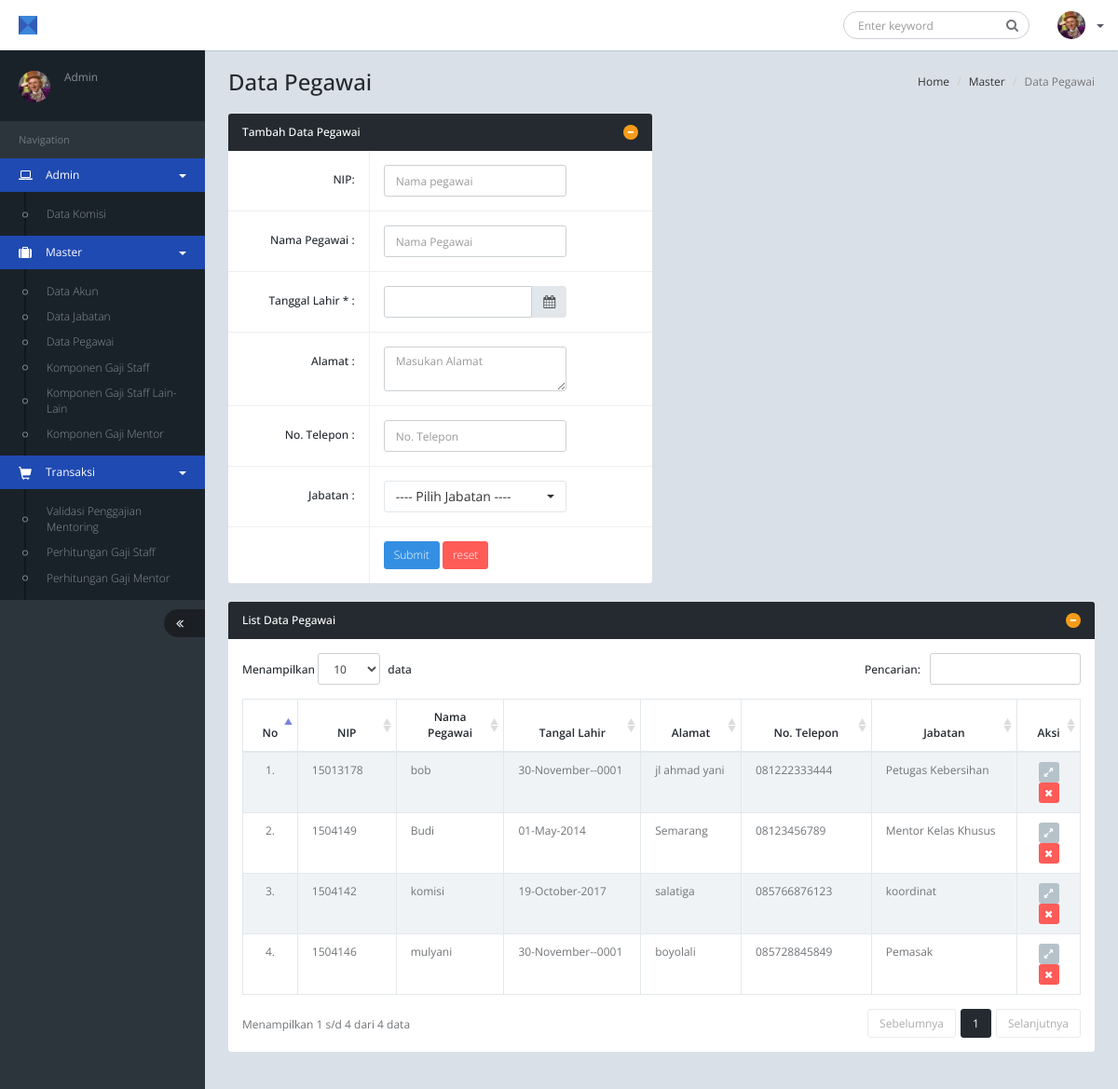
Screenshot of /index.php?p=data_pegawai (signed in) with the database file from the repository.
### tables this page shows
CREATE TABLE IF NOT EXISTS `t_pegawai` (
  `nip` int(30) NOT NULL AUTO_INCREMENT,
  `nama_pegawai` varchar(35) NOT NULL,
  `tgl_lhr` date NOT NULL,
  `tlp` varchar(12) NOT NULL,
  `alamat` varchar(50) NOT NULL,
  `id_jabatan` varchar(30) NOT NULL,
  PRIMARY KEY (`nip`),
  KEY `id_jabatan` (`id_jabatan`)
);

CREATE TABLE IF NOT EXISTS `tb_jabatan` (
  `kode` int(20) NOT NULL AUTO_INCREMENT,
  `nama_jabatan` varchar(100) NOT NULL,
  `kategori_jabatan` varchar(50) NOT NULL,
  PRIMARY KEY (`kode`),
  UNIQUE KEY `nama_jabatan` (`nama_jabatan`)
);

### view/content/data_pegawai.php (the view, shortened to what this page needs)
<?php
    if ($_SESSION['level']=='admin'){
 ?>
			<ol class="breadcrumb pull-right">
            <li><a href="<?php echo "http://" . $_SERVER['SERVER_NAME'] . substr($_SERVER['REQUEST_URI'],0,strlen($_SERVER['REQUEST_URI'])-14);?>">Home</a></li>
				<li><a href="<?php echo "http://" . $_SERVER['SERVER_NAME'] . $_SERVER['REQUEST_URI'];?>?p=data_pegawai">Master</a></li>
				<li class="active">Data Pegawai</li>
			</ol>
			<h1 class="page-header">Data Pegawai</h1>
			<div class="row">
			    <div class="col-md-6">
                    <div class="panel panel-inverse" data-sortable-id="form-validation-1">
                        <div class="panel-heading">
                            <div class="panel-heading-btn">
                                <a href="javascript:;" class="btn btn-xs btn-icon btn-circle btn-warning" data-click="panel-collapse"><i class="fa fa-minus"></i></a>
                            </div>
                            <h4 class="panel-title">Tambah Data Pegawai</h4>
                        </div>
                        <div class="panel-body panel-form">
                            <form class="form-horizontal form-bordered" data-parsley-validate="true" name="data_pengguna" action="model/input_pegawai.php" method="POST">
								<div class="form-group">
									<label class="control-label col-md-4 col-sm-4" >NIP:</label>
									<div class="col-md-6 col-sm-6">
										<input class="form-control" type="number" name="nip" placeholder="Nama pegawai" maxlength="15" data-parsley-required="true"  />
									</div>
								</div>
                                <div class="form-group">
                                   <label class="control-label col-md-4 col-sm-4">Nama Pegawai :</label>
                                    <div class="col-md-6 col-sm-6">
                                        <input class="form-control" type="text" name="nama_pegawai" placeholder="Nama Pegawai" data-parsley-required="true" />
                                    </div>
                                </div>
                                <div class="form-group">
                                    <label class="control-label col-md-4 col-sm-4">Tanggal Lahir * :</label>
                                    <div class="col-md-6 col-sm-6">
                                        <div class="input-group date" id="datepicker-default" data-date-format="dd-mm-yyyy">
                                            <input type="text" class="form-control" name="tgl_lhr" data-type="tgl_lhr" data-parsley-required="true"/>
                                            <span class="input-group-addon"><i class="fa fa-calendar"></i></span>
                                        </div>
                                    </div>
                                </div>
                                <div class="form-group">
                                    <label class="control-label col-md-4 col-sm-4">Alamat :</label>
                                    <div class="col-md-6 col-sm-6">
                                        <textarea class="form-control" type="text" placeholder="Masukan Alamat" name="alamat" data-parsley-required="true"></textarea>
                                    </div>
                                </div>
                                <div class="form-group">
                                    <label class="control-label col-md-4 col-sm-4">No. Telepon :</label>
                                    <div class="col-md-6 col-sm-6">
                                        <input class="form-control" type="text" maxlength="12" name="tlp" placeholder="No. Telepon" data-parsley-required="true" />
                                    </div>
                                </div>
                                <div class="form-group">
                                    <label class="control-label col-md-4 col-sm-4">Jabatan :</label>
                                    <div class="col-md-6 col-sm-6">
                                        <select name="id_jabatan" data-live-search="true" data-style="btn-white" class="form-control selectpicker" >
                                             <option value="1">---- Pilih Jabatan ----</option>
                                         </select>
                                    </div>
                                </div>
								<div class="form-group">
									<label class="control-label col-md-4 col-sm-4"></label>
									<div class="col-md-6 col-sm-6">
										<button type="submit" class="btn btn-primary btn-sm">Submit</button> <button type="reset" class="btn btn-danger btn-sm">reset</button>
									</div>
								</div>
                            </form>
                        </div>
                    </div>
                </div>
            </div>
            <div class="row">
			    <div class="col-md-12">
                    <div class="panel panel-inverse">
                        <div class="panel-heading">
                            <div class="panel-heading-btn">
                                <a href="javascript:;" class="btn btn-xs btn-icon btn-circle btn-warning" data-click="panel-collapse"><i class="fa fa-minus"></i></a>
                            </div>
                            <h4 class="panel-title">List Data Pegawai</h4>
                        </div>
                        <div class="panel-body">
                            <table id="data-table" class="table table-striped table-bordered">
                                <thead>
                                    <tr>
                                        <th style="text-align:center">No</th>
                                        <th style="text-align:center">NIP</th>
                                        <th style="text-align:center">Nama Pegawai</th>
                                        <th style="text-align:center">Tangal Lahir</th>
                                        <th style="text-align:center">Alamat</th>
                                        <th style="text-align:center">No. Telepon</th>
                                        <th style="text-align:center">Jabatan</th>
                                        <th style="text-align:center">Aksi</th>
                                    </tr>
                                </thead>
                                <tbody>
                                     <?php
                                        $i=0;
                                        $sql=mysql_query("SELECT * FROM `t_pegawai` INNER JOIN tb_jabatan ON t_pegawai.id_jabatan=tb_jabatan.kode ORDER BY nama_pegawai ASC");
                                        while($data=mysql_fetch_array($sql)){
                                                $i++;
                                        ?>
                                             <tr>
                                                <td style="text-align:center"><?php echo $i . "."; ?></td>
                                                <td><?php echo $data['nip']; ?></td>
                                               <td><?php echo $data['nama_pegawai']; ?></td>
                                                <td><?php echo date("d-F-Y", strtotime($data['tgl_lhr'])); ?></td>
                                                <td><?php echo $data['alamat']; ?></td>
                                                <td><?php echo $data['tlp']; ?></td>
                                                <td><?php echo $data['nama_jabatan']; ?></td>
                                                <td align="center">
                                                    <a class="btn btn-default btn-icon btn-sm" href="index.php?p=edit_pegawai&&nip=<?php echo $data['nip']; ?>"><i class="fa fa-expand"></i></a>
                                                    <a class="btn btn-danger btn-icon btn-sm" data-toggle="modal" data-target="#deletemodal" onclick="setUID('<?php echo $data['nip'];?>')"><i class="fa fa-times"></i></a>
                                                    </td>
                                            </tr>
                                            <?php
                                        }
                                    ?>
                                </tbody>
                            </table>
                        </div>
                    </div>
                </div>
            </div>
                       <?php
        }else{
            ?>
            <script type="text/javascript">
                window.location.href="halaman_error.php";
            </script>
        <?php
        }
     ?>

### index.php (shortened to what this page needs)
<?php
		if (empty($_SESSION['username']) AND
			empty($_SESSION['password'])){
		 	header('location:login.php');
			}
			else{
				if ($_SESSION['level']=='admin'){
					include 'view/head.php';
					include 'view/container.php';
				}else{
				if ($_SESSION['level']=='user'){
					include 'view/head.php';
				    include 'view/container_user.php';
				}else { echo "Anda bukan Administraor"; }
			}
		}
?>

### view/head.php (shortened to what this page needs)
<!DOCTYPE html>
<html lang="en">
<head>
    <link href="assets/font-awesome/css/font-awesome.min.css" rel="stylesheet" />
    <link rel="stylesheet" type="text/css" href="assets/funcy/jquery.fancybox.css" media="screen" />
    <link href="assets/plugins/jquery-ui/themes/base/minified/jquery-ui.min.css" rel="stylesheet" />
    <link href="assets/plugins/bootstrap/css/bootstrap.min.css" rel="stylesheet" />
    <link href="assets/plugins/font-awesome/css/font-awesome.min.css" rel="stylesheet" />
    <link href="assets/css/style_nyunyu.min.css" rel="stylesheet" />
    <link href="assets/css/style-responsive_nyunyu.min.css" rel="stylesheet" />
    <link href="assets/css/theme/default_nyunyu.css" rel="stylesheet" id="theme" />
    <link href="assets/plugins/bootstrap-calendar/css/bootstrap_calendar.css" rel="stylesheet" />
    <link href="assets/plugins/gritter/css/jquery.gritter.css" rel="stylesheet" />
    <link href="assets/plugins/DataTables/css/data-table.css" rel="stylesheet" />
    <link href="assets/plugins/fullcalendar/fullcalendar/fullcalendar.css" rel="stylesheet" />
    <link href="assets/plugins/bootstrap-datepicker/css/datepicker.css" rel="stylesheet" />
    <link href="assets/plugins/ionRangeSlider/css/ion.rangeSlider.css" rel="stylesheet" />
    <link href="assets/plugins/ionRangeSlider/css/ion.rangeSlider.skinNice.css" rel="stylesheet" />
    <link href="assets/plugins/bootstrap-combobox/css/bootstrap-combobox.css" rel="stylesheet" />
    <link href="assets/plugins/bootstrap-select/bootstrap-select.min.css" rel="stylesheet" />
    <link href="assets/plugins/select2/dist/css/select2.min.css" rel="stylesheet" />
    <link href="assets/plugins/morris/morris.css" rel="stylesheet" />
    <link href="assets/plugins/parsley/src/parsley.css" rel="stylesheet" />
    <link href="assets/plugins/parsley/src/parsley.css" rel="stylesheet" />
    <link href="assets/plugins/password-indicator/css/password-indicator.css" rel="stylesheet" />
</head>
<body>
</body>
</html>

### view/container.php (shortened to what this page needs)
<?php
	if ($_SESSION['level']=='admin'){
 ?>
	<div id="page-container" class="fade page-sidebar-fixed page-header-fixed">
		<div id="header" class="header navbar navbar-default navbar-fixed-top">
			<div class="container-fluid">
				<div class="navbar-header">
					<a href="index.php" class="navbar-brand"><span class="navbar-logo"></span></a>
				</div>
				<ul class="nav navbar-nav navbar-right">
					<li>
						<form class="navbar-form full-width">
							<div class="form-group">
								<input type="text" class="form-control" placeholder="Enter keyword" />
								<button type="submit" class="btn btn-search"><i class="fa fa-search"></i></button>
							</div>
						</form>
					</li>
					<li class="dropdown navbar-user">
						<a href="javascript:;" class="dropdown-toggle" data-toggle="dropdown">
							<img src="./assets/foto/<?php echo $_SESSION['imagefile']; ?>" alt="<?php echo  $_SESSION['imagefile'];?>" />
							<span class="hidden-xs"><?php echo  ucwords($_SESSION['nama_pegawai']); ?></span> <b class="caret"></b>
						</a>
					</li>
				</ul>
			</div>
		</div>
		<div id="sidebar" class="sidebar">
			<div data-scrollbar="true" data-height="100%">
				<ul class="nav">
					<li class="nav-profile">
						<div class="image">
							<a href="index.php?p=profil&&username=<?php echo $_SESSION['username']; ?>"><img src="./assets/foto/<?php echo $_SESSION['imagefile']; ?>" alt="" /> </a>
						</div>
						<div class="info">
							<small><?php echo  ucwords($_SESSION['level']); ?></small>
						</div>
					</li>
				</ul>
				<ul class="nav">
					<li class="nav-header">Navigation</li>
					<li class="has-sub active">
						<a href="javascript:;">
						    <b class="caret pull-right"></b>
						    <i class="fa fa-laptop"></i>
						    <span> Admin</span>
					    </a>
						<ul class="sub-menu">
						   <li><a href="index.php?p=profil&&username=<?php echo $_SESSION['username']; ?>"> Data Komisi</a></li>
						</ul>
					</li>
					<li class="has-sub active">
						<a href="javascript:;">
						    <b class="caret pull-right"></b>
						    <i class="fa fa-suitcase"></i>
						    <span>Master</span>
						</a>
						<ul class="sub-menu">
						    <li><a href="index.php?p=data_user">Data Akun</a></li>
							<li><a href="index.php?p=data_jab">Data Jabatan</a></li>
							<li><a href="index.php?p=data_pegawai">Data Pegawai</a></li>
							<li><a href="index.php?p=data_jabatanstaf">Komponen Gaji Staff</a></li>
							<li><a href="index.php?p=data_jabatanstaflainlain">Komponen Gaji Staff Lain-Lain</a></li>
							<li><a href="index.php?p=data_jabatan">Komponen Gaji Mentor</a></li>
						</ul>
					</li>
					<li class="has-sub active">
						<a href="javascript:;">
						    <b class="caret pull-right"></b>
						    <i class="glyphicon glyphicon-shopping-cart"></i>
						    <span>Transaksi</span>
						</a>
						<ul class="sub-menu active">
							<li><a href="index.php?p=data_mentoring">Validasi Penggajian Mentoring</a></li>
							<li><a href="index.php?p=data_gaji">Perhitungan Gaji Staff</a></li>
							<li><a href="index.php?p=data_tarifjabatan">Perhitungan Gaji Mentor</a></li>
						</ul>
					</li>
					<li><a href="javascript:;" class="sidebar-minify-btn" data-click="sidebar-minify"><i class="fa fa-angle-double-left"></i></a></li>
				</ul>
			</div>
		</div>
		<div id="content" class="content">
		<?php
            $pages_dir = 'view/content';
                if(!empty($_GET['p'])){
                    $pages = scandir($pages_dir, 0);
                    unset($pages[0], $pages[1]);
                    $p = $_GET['p'];
                    if(in_array($p.'.php', $pages)){
                        include($pages_dir.'/'.$p.'.php');
                    } else {
                        ?>
				            <script type="text/javascript">
				                window.location.href="halaman_error.php";
				            </script>
				        <?php
                    }
                } else {
                    include($pages_dir.'/home.php');
                }
            ?>
		</div>
	</div>
	     <?php
        }else{
            ?>
            <script type="text/javascript">
                window.location.href="../../halaman_error.php";
            </script>
        <?php
        }
     ?>

### assets/css/theme/default_nyunyu.css (style rules this page uses)
.navbar-logo, .coming-soon .brand .logo, .login .login-header .brand .logo { border-color: #2679D7 #1F4AB1 #2679D7; }
.navbar.navbar-inverse .navbar-brand, .sidebar .nav > li.active > a, .sidebar .nav > li.active > a:focus, .sidebar .nav > li.active > a:hover, .page-sidebar-minified .sidebar .nav > li.has-sub.active:focus > a, .page-sidebar-minified .sidebar .nav > li.has-sub.active:hover > a, .page-sidebar-minified .sidebar .nav > li.has-sub.active > a, .label.label-theme, .btn.btn-scroll-to-top { background: #1F4AB1; }

### rows the page displays
t_pegawai: nip "15013178", nama_pegawai "bob", tgl_lhr "30-November--0001", alamat "jl ahmad yani", tlp "081222333444", id_jabatan.nama_jabatan "Petugas Kebersihan"
t_pegawai: nip "1504149", nama_pegawai "Budi", tgl_lhr "01-May-2014", alamat "Semarang", tlp "08123456789", id_jabatan.nama_jabatan "Mentor Kelas Khusus"
t_pegawai: nip "1504142", nama_pegawai "komisi", tgl_lhr "19-October-2017", alamat "salatiga", tlp "085766876123", id_jabatan.nama_jabatan "koordinat"
t_pegawai: nip "1504146", nama_pegawai "mulyani", tgl_lhr "30-November--0001", alamat "boyolali", tlp "085728845849", id_jabatan.nama_jabatan "Pemasak"

### other values shown
$_SESSION['level'] "Admin"
